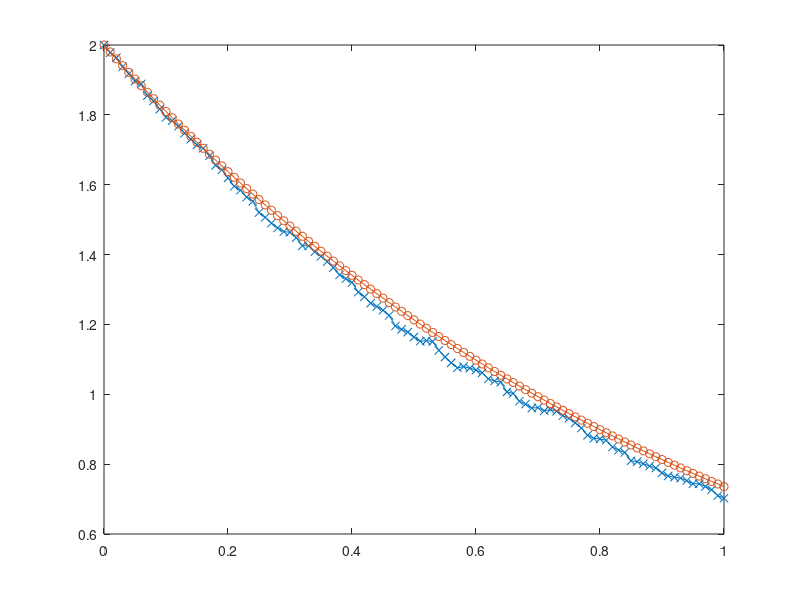

Reproduce this figure in MATLAB.
function [] = euler()
  load("par.mat")
  for j = 1:n_iter
    #wiener process
    dW = sqrt(dt).*randn(1,N-1); W = [0, cumsum(dW)];
    
    #euler method
    X(1) = x0;
    for n=2:N X(n) = X(n-1) + (a*X(n-1) + b).*dt + (c*X(n-1) + d).*dW(n-1); end;
    #figure(1); plot(t,X,"-x",t,x(W),"-o");
    
    normvec(j) = max(abs(X-x(t)));
    allX(j,:) = X;
    clear dW W X EXP;
  end
  
  #values for table
  Mean = mean(normvec)
  Median = median(normvec)
  Std = std(normvec)
  
  MX = mean(allX);
  figure(2); plot(t,MX,"-x",t,mx,"-o");
end
